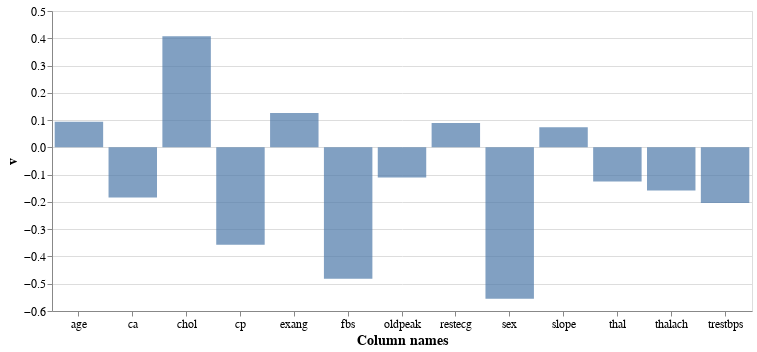

Notebook code for this chart:
### Code cell
# contribution of each feature for PC3
plot_pc(list(kaggle_df.columns[:13]), vt, 2)

### Figure 1 — Vega-Lite specification as saved in the notebook (floating-point values rounded to 4 significant figures)
{"config": {"view": {"continuousWidth": 400, "continuousHeight": 300}, "axis": {"labelFontSize": 12, "titleFontSize": 14}, "axisX": {"labelAngle": 0}}, "data": {"name": "data-2111293f7698859ef2412be34a5c0010"}, "mark": "bar", "encoding": {"opacity": {"value": 0.7}, "x": {"type": "nominal", "field": "Column names"}, "y": {"type": "quantitative", "field": "v"}}, "width": 700, "$schema": "https://vega.github.io/schema/vega-lite/v4.8.1.json", "datasets": {"data-2111293f7698859ef2412be34a5c0010": [{"v": 0.09408, "Column names": "age"}, {"v": -0.5548, "Column names": "sex"}, {"v": -0.357, "Column names": "cp"}, {"v": -0.2038, "Column names": "trestbps"}, {"v": 0.4078, "Column names": "chol"}, {"v": -0.4817, "Column names": "fbs"}, {"v": 0.08919, "Column names": "restecg"}, {"v": -0.1583, "Column names": "thalach"}, {"v": 0.1264, "Column names": "exang"}, {"v": -0.1103, "Column names": "oldpeak"}, {"v": 0.07382, "Column names": "slope"}, {"v": -0.1836, "Column names": "ca"}, {"v": -0.125, "Column names": "thal"}]}}
